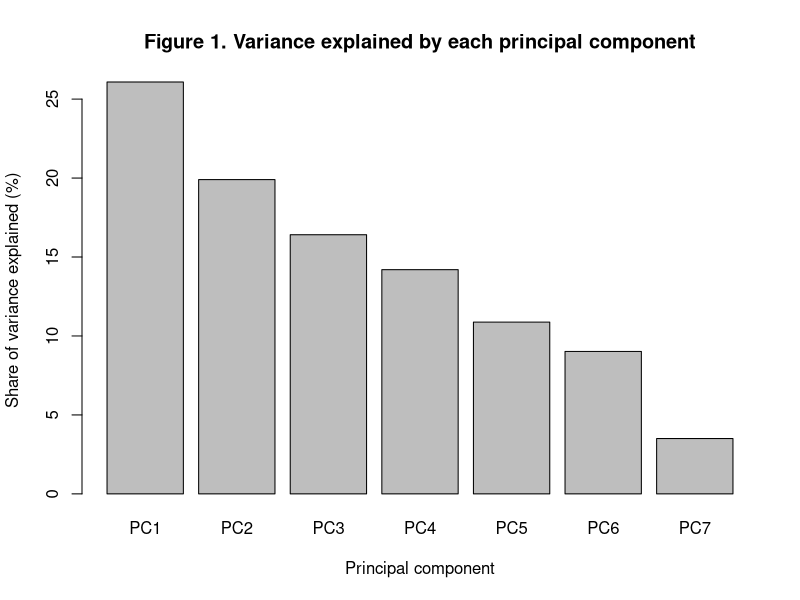

Write the R code that produced this figure.
# PCA and k-means on the Olympic venues, fitted on the training rows only.
# The outcome was kept out of both and only used afterwards, to check whether the groups they found had anything to do with what we are trying to predict.

set.seed(123)

ol <- read.csv("data/processed/olympic_model_split.csv")
train <- ol[ol$set == "train", ]

# Used the imputed columns so no rows drop out. Left out the _z and _pct_rank versions, which are rescalings of columns already in the list.
feat <- c("log_capacity_imp", "log_gdp_imp", "log_city_pop_imp",
          "log_distance_imp", "venue_age_imp", "years_since_event_imp",
          "years_since_construction_imp")

train_feat <- train[, feat]

# Checked the three time features first. Years since construction should equal years since event plus venue age, and filling them separately with medians breaks that.
gap <- train$years_since_construction_imp -
  (train$years_since_event_imp + train$venue_age_imp)
cat("Rows where the three time features still add up:",
    sum(abs(gap) < 1e-8), "of", nrow(train), "\n")
# Rows where the three time features still add up: 126 of 572

# Scaled the inputs because they are in different units (log seats, log miles, years).
pca <- prcomp(train_feat, scale. = TRUE)
var.pct <- 100 * pca$sdev^2 / sum(pca$sdev^2)

cat("Variance explained by each component (%)\n")
print(round(var.pct, 1))
# [1] 27.4 19.8 16.5 13.8 10.6  8.8  3.0
cat("Running total (%)\n")
print(round(cumsum(var.pct), 1))
# [1]  27.4  47.2  63.8  77.6  88.2  97.0 100.0
cat("Loadings on the first three components\n")
print(round(pca$rotation[, 1:3], 2))
#                                PC1   PC2   PC3
# log_capacity_imp             -0.39 -0.30 -0.18
# log_gdp_imp                  -0.06 -0.26  0.73
# log_city_pop_imp              0.03 -0.28 -0.59
# log_distance_imp             -0.31 -0.51 -0.18
# venue_age_imp                -0.65  0.05  0.09
# years_since_event_imp        -0.05  0.60 -0.21
# years_since_construction_imp -0.58  0.37  0.01

# Ran k from 1 to 8 first, to pick the number of groups from the data.
train_scaled <- scale(train_feat)
wss <- numeric(8)
for (k in 1:8) {
  wss[k] <- kmeans(train_scaled, centers = k, nstart = 25)$tot.withinss
}
cat("Within-cluster sum of squares for k = 1 to 8\n")
print(round(wss, 1))
# [1] 3997.0 3175.9 2679.5 2309.6 1979.0 1710.8 1512.5 1375.0

# Took three groups to look at. There is no clear elbow above, so this is for inspection rather than a number the data pointed to.
km <- kmeans(train_scaled, centers = 3, nstart = 25)
train$cluster <- km$cluster

cat("Cluster sizes\n")
print(table(train$cluster))
#   1   2   3
# 348 202  22
cat("Unused venues in each cluster\n")
print(table(train$cluster, train$white_elephant))
#     FALSE TRUE
#   1   299   49
#   2   186   16
#   3    18    4
cat("Share of each cluster that is an unused venue\n")
print(round(aggregate(white_elephant ~ cluster, data = train, FUN = mean), 3))
#   cluster white_elephant
# 1       1          0.141
# 2       2          0.079
# 3       3          0.182
cat("Cluster averages on the original features\n")
print(round(aggregate(train[, feat], by = list(cluster = train$cluster),
                      FUN = mean), 2))
#   cluster log_capacity_imp log_gdp_imp log_city_pop_imp log_distance_imp
# 1       1             9.62        8.54             7.85             2.04
# 2       2             9.53        9.81             7.78             2.10
# 3       3            10.08        9.32             7.52             2.82
#   venue_age_imp years_since_event_imp years_since_construction_imp
# 1          5.26                 66.90                        40.57
# 2          5.27                 20.04                        35.04
# 3         48.55                 52.45                       101.00

# Dropped the cluster scatter we first drew because the groups overlap heavily and the tables above make the same point.
png("reports/cleaning_preprocessing/figs/fig1_pca_scree.png",
    width = 1800, height = 1100, res = 200)
barplot(var.pct,
        names.arg = paste0("PC", 1:7),
        main = "Figure 1. Variance explained by each principal component",
        xlab = "Principal component",
        ylab = "Share of variance explained (%)")
dev.off()

cat("Saved fig1_pca_scree.png\n")
